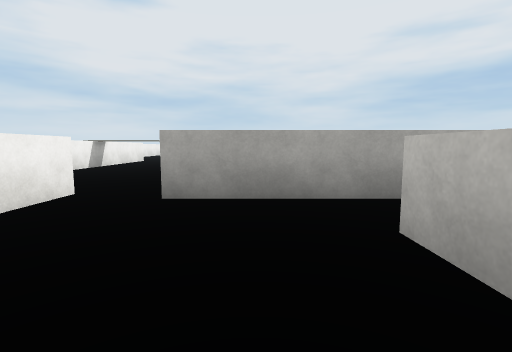
[1] (above)

13 first-person views from a walk through a scene from a Unity 3-D project. The camera is 1.2 m above the floor, tilts 6° down and sees 85° across. The floor is counted in squares, 2 m on a side. Each view is taken from the middle of a square. On the plan, view 1 faces up. The plan holds only what a view shows up to about 9 squares ahead; the rest is blank. The place goes on beyond the plan. The player character is not drawn. Surface patterns are stand-ins for the level's own textures.

[2]
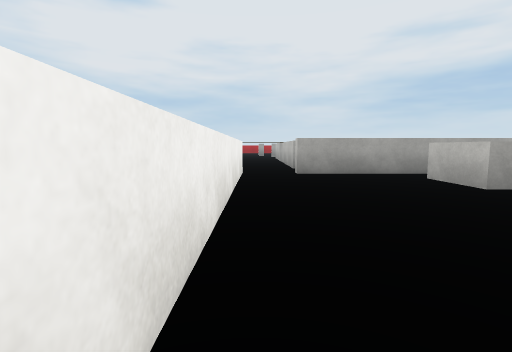

[3]
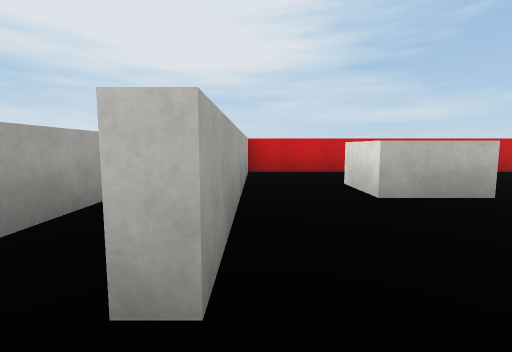

[4]
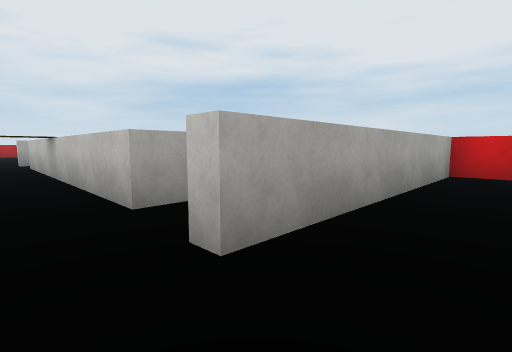

[5]
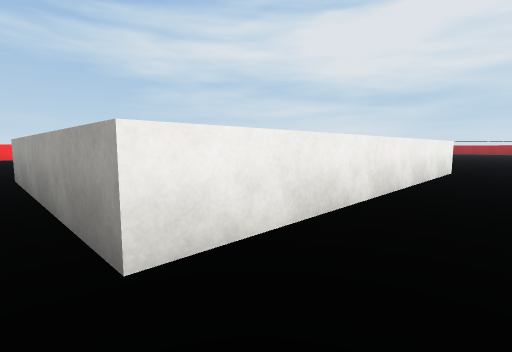

[6]
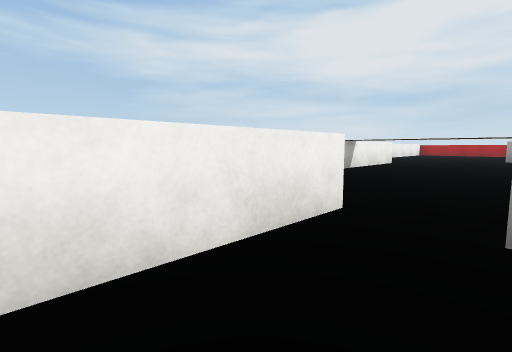

[7]
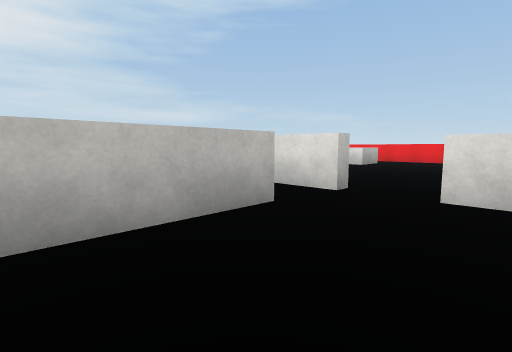

[8]
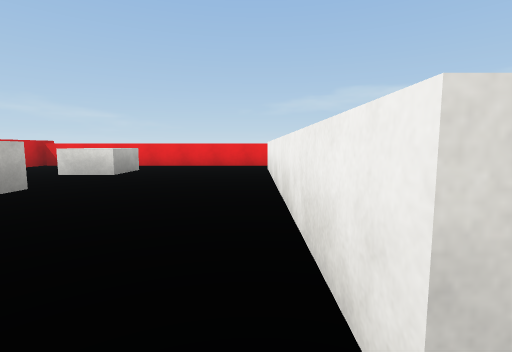

[9]
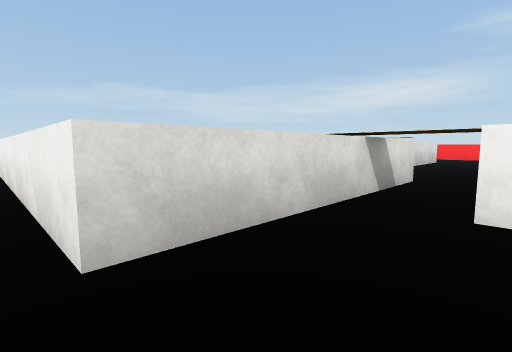

[10]
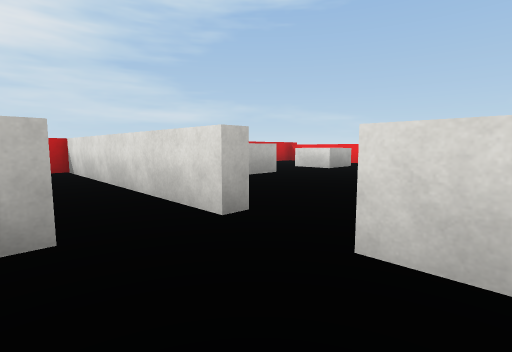

[11]
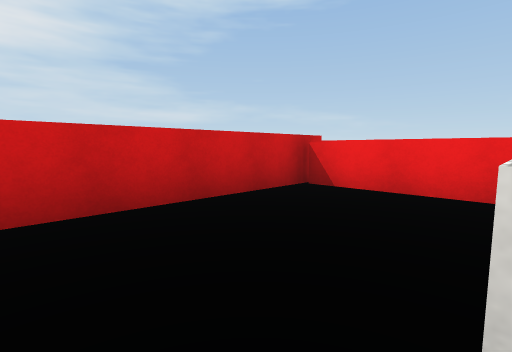

[12]
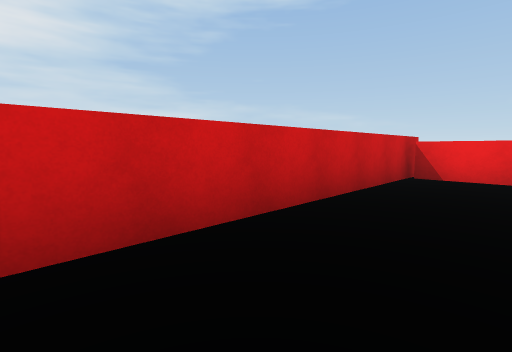

[13]
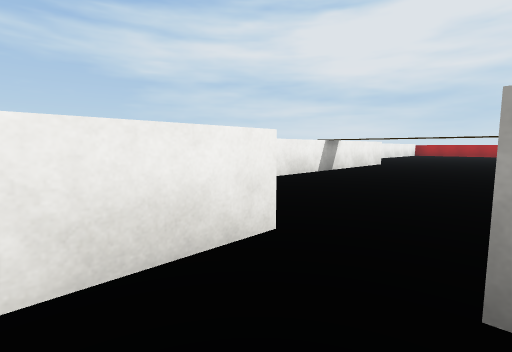

### Floor plan
Key: @ floor where view 1 was taken; # wall or solid block; x gap in a wall; . main floor; : floor 1.5 m higher than the main floor; v drop or lower ground; B box.
Columns run from 12 left of view 1 to 5 right of it. Each row starts with its distance up from view 1.
 13           .#
 12          ...
 11         ....
 10        :....
  9        :....
  8        :....
  7        :....
  6        :....
  5          ... xxxx
  4 .....    ....  ..#
  3 .....  xx#.#######
  2          #....  .#
  1          #...BB..#
  0          #..@.   #
 -1          #...... #
 -2          #...BB..#
 -3   ..     #...BB..#
 -4   ..     ........#
 -5           #######v

Positions as (right, up) in squares from view 1, and headings:
1: (0, 0), facing up
2: (-2, -3), facing up
3: (-2, 3), facing right
4: (-2, 2), facing up-right
5: (-1, -4), facing up-left
6: (-1, 1), facing up-left
7: (-3, 7), facing down-right
8: (-2, 4), facing down
9: (-2, 5), facing down-left
10: (-3, 5), facing down-right
11: (2, -1), facing down-right
12: (3, 1), facing down-right
13: (-1, 2), facing up-left
